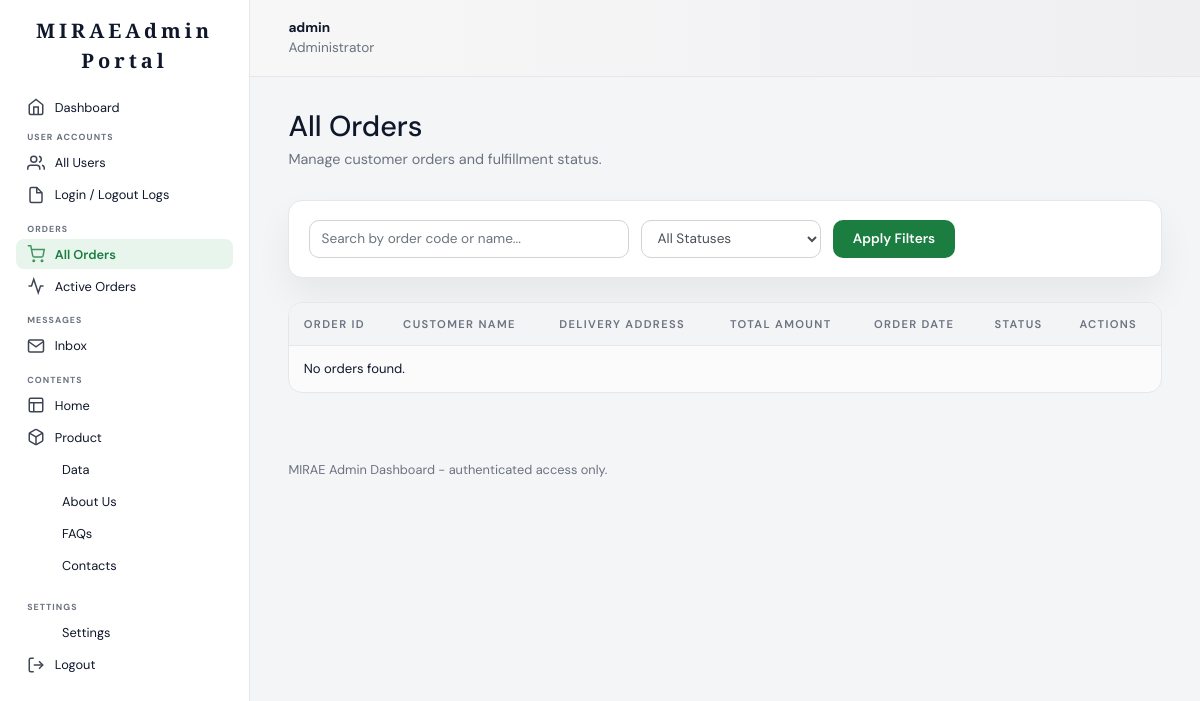
The page /admin/orders.php (signed in) on the database as committed earlier.
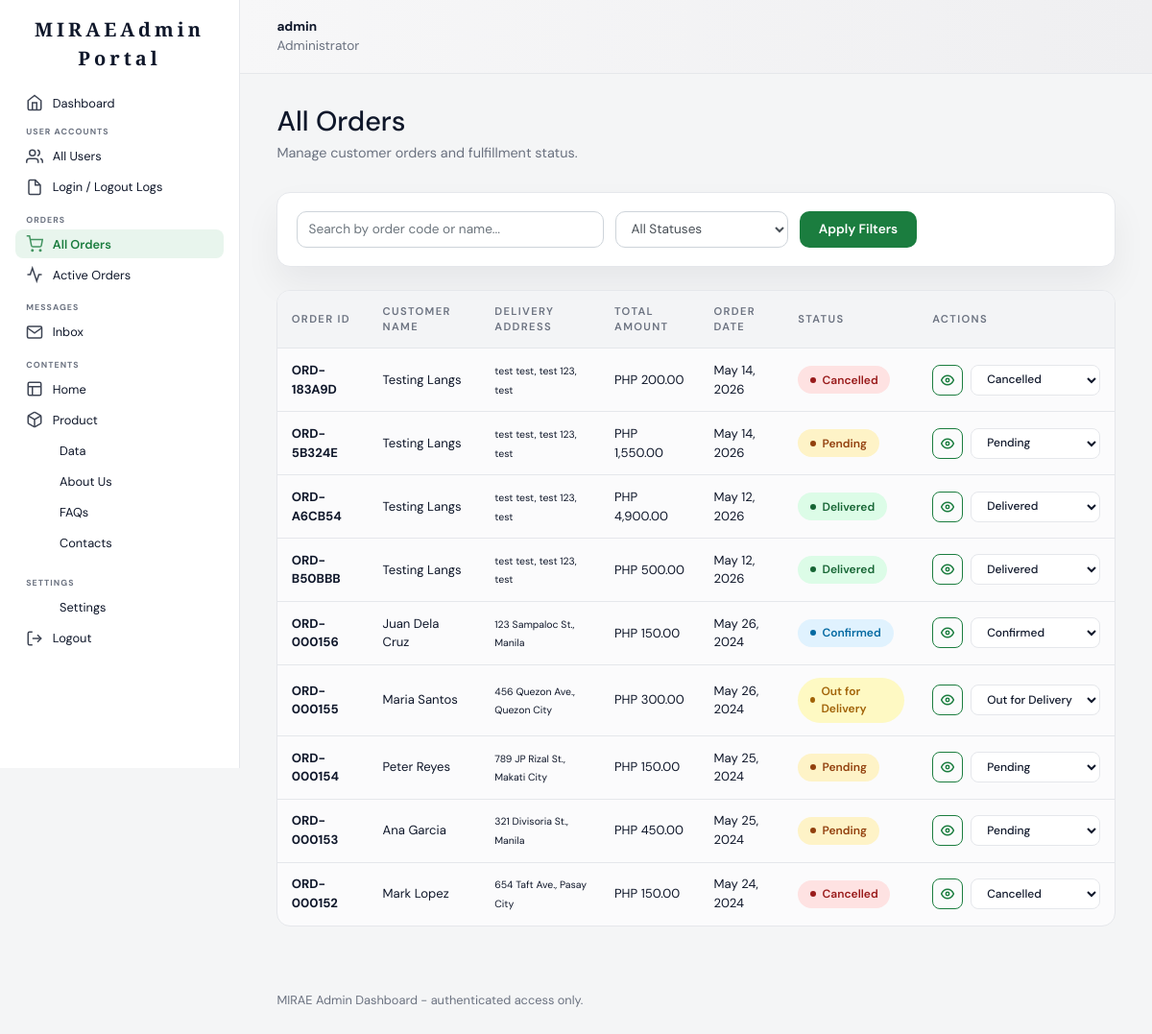
The same page on the database as committed later.
### tables this page shows
CREATE TABLE `orders` (
  `id` int(11) NOT NULL AUTO_INCREMENT,
  `order_code` varchar(50) NOT NULL,
  `customer_id` int(11) NOT NULL,
  `total` decimal(10,2) NOT NULL DEFAULT 0.00,
  `payment_status` enum('Paid','Unpaid') NOT NULL DEFAULT 'Unpaid',
  `payment_method` varchar(100) DEFAULT NULL,
  `order_status` enum('Pending','Confirmed','Out for Delivery','Delivered','Cancelled') NOT NULL DEFAULT 'Pending',
  `shipping_method` varchar(100) DEFAULT NULL,
  `tracking_number` varchar(100) DEFAULT NULL,
  `created_at` timestamp NOT NULL DEFAULT current_timestamp(),
  PRIMARY KEY (`id`),
  UNIQUE KEY `order_code` (`order_code`),
  KEY `customer_id` (`customer_id`),
  CONSTRAINT `orders_ibfk_1` FOREIGN KEY (`customer_id`) REFERENCES `customers` (`id`) ON DELETE CASCADE
);

CREATE TABLE `customers` (
  `id` int(11) NOT NULL AUTO_INCREMENT,
  `name` varchar(255) NOT NULL,
  `email` varchar(255) NOT NULL,
  `password` varchar(255) NOT NULL,
  `phone` varchar(20) DEFAULT NULL,
  `address` text DEFAULT NULL,
  `city` varchar(100) DEFAULT NULL,
  `province` varchar(100) DEFAULT NULL,
  `postal_code` varchar(20) DEFAULT NULL,
  `status` enum('Active','Inactive') NOT NULL DEFAULT 'Active',
  `notes` text DEFAULT NULL,
  `created_at` timestamp NOT NULL DEFAULT current_timestamp(),
  `last_login` timestamp NULL DEFAULT NULL,
  `last_logout` timestamp NULL DEFAULT NULL,
  PRIMARY KEY (`id`),
  UNIQUE KEY `email` (`email`)
);

### admin/orders.php (the view, shortened to what the changed rows need)
<?php
require_once __DIR__ . '/../config/db.php';
$statusFilter = isset($_GET['status']) ? $_GET['status'] : '';
$whereClauses = [];
$whereSql = count($whereClauses) > 0 ? "WHERE " . implode(' AND ', $whereClauses) : '';
$orders = [];
$sql = "SELECT o.id, o.order_code, o.payment_status, o.payment_method, o.order_status, o.shipping_method, o.total,
        o.created_at, c.name, c.address, c.city
        FROM orders o
        INNER JOIN customers c ON c.id = o.customer_id
        $whereSql
        ORDER BY o.created_at DESC";
if ($result = $conn->query($sql)) {
    while ($row = $result->fetch_assoc()) {
        $orders[] = $row;
    }
}
include __DIR__ . '/includes/header.php';
include __DIR__ . '/includes/sidebar.php';
?>
<main class="admin-content">
    <div class="page-header">
        <h1><?php echo $statusFilter === 'active' ? 'Active Orders' : 'All Orders'; ?></h1>
    </div>
    <div class="table-wrap">
        <table>
            <thead>
                <tr>
                    <th>Order ID</th>
                    <th>Customer Name</th>
                    <th>Delivery Address</th>
                    <th>Total Amount</th>
                    <th>Order Date</th>
                    <th>Status</th>
                    <th>Actions</th>
                </tr>
            </thead>
            <tbody>
                <?php if (!$orders) : ?>
                    <tr><td colspan="7">No orders found.</td></tr>
                <?php else : ?>
                    <?php foreach ($orders as $order) : ?>
                        <?php
                        $statusClass = 'status-' . strtolower(str_replace(' ', '-', $order['order_status']));
                        if ($order['order_status'] === 'Delivered') $statusClass = 'status-completed';
                        if ($order['order_status'] === 'Cancelled') $statusClass = 'status-cancelled';
                        ?>
                        <tr>
                            <td><strong><?php echo htmlspecialchars($order['order_code']); ?></strong></td>
                            <td><?php echo htmlspecialchars($order['name']); ?></td>
                            <td>
                                <small><?php echo htmlspecialchars($order['address']); ?>, <?php echo htmlspecialchars($order['city']); ?></small>
                            </td>
                            <td>PHP <?php echo number_format((float) $order['total'], 2); ?></td>
                            <td><?php echo htmlspecialchars(date('M d, Y', strtotime($order['created_at']))); ?></td>
                            <td><span class="status-pill <?php echo $statusClass; ?>"><?php echo htmlspecialchars($order['order_status']); ?></span></td>
                            <td>
                                <div class="icon-actions">
                                    <a href="view_order.php?id=<?php echo $order['id']; ?>" class="btn btn-outline-primary btn-sm" title="View Details">
                                        <svg viewBox="0 0 24 24" width="14" height="14" fill="none" stroke="currentColor" stroke-width="2.5"><path d="M1 12s4-8 11-8 11 8 11 8-4 8-11 8-11-8-11-8z"></path><circle cx="12" cy="12" r="3"></circle></svg>
                                    </a>
                                    <select class="status-select" onchange="updateStatus(<?php echo $order['id']; ?>, this.value)">
                                        <option value="Pending" <?php echo $order['order_status'] === 'Pending' ? 'selected' : ''; ?>>Pending</option>
                                        <option value="Confirmed" <?php echo $order['order_status'] === 'Confirmed' ? 'selected' : ''; ?>>Confirmed</option>
                                        <option value="Out for Delivery" <?php echo $order['order_status'] === 'Out for Delivery' ? 'selected' : ''; ?>>Out for Delivery</option>
                                        <option value="Delivered" <?php echo $order['order_status'] === 'Delivered' ? 'selected' : ''; ?>>Delivered</option>
                                        <option value="Cancelled" <?php echo $order['order_status'] === 'Cancelled' ? 'selected' : ''; ?>>Cancelled</option>
                                    </select>
                                </div>
                            </td>
                        </tr>
                    <?php endforeach; ?>
                <?php endif; ?>
            </tbody>
        </table>
    </div>
</main>
<?php include __DIR__ . '/includes/footer.php'; ?>

Rows that differ between the two databases and show on the page:
added orders: order_code "ORD-183A9D", customer.name "Testing Langs", customer.address "test test, test 123", customer.city "test", total "200.00", created_at "May 14, 2026", order_status "Cancelled", order_status+id "Cancelled"
added orders: order_code "ORD-5B324E", customer.name "Testing Langs", customer.address "test test, test 123", customer.city "test", total "1,550.00", created_at "May 14, 2026", order_status "Pending", order_status+id "Pending"
added orders: order_code "ORD-A6CB54", customer.name "Testing Langs", customer.address "test test, test 123", customer.city "test", total "4,900.00", created_at "May 12, 2026", order_status "Delivered", order_status+id "Delivered"
added orders: order_code "ORD-B50BBB", customer.name "Testing Langs", customer.address "test test, test 123", customer.city "test", total "500.00", created_at "May 12, 2026", order_status "Delivered", order_status+id "Delivered"
added orders: order_code "ORD-000156", customer.name "Juan Dela Cruz", customer.address "123 Sampaloc St.", customer.city "Manila", total "150.00", created_at "May 26, 2024", order_status "Confirmed", order_status+id "Confirmed"
added orders: order_code "ORD-000155", customer.name "Maria Santos", customer.address "456 Quezon Ave.", customer.city "Quezon City", total "300.00", created_at "May 26, 2024", order_status "Out for Delivery", order_status+id "Out for Delivery"
added orders: order_code "ORD-000154", customer.name "Peter Reyes", customer.address "789 JP Rizal St.", customer.city "Makati City", total "150.00", created_at "May 25, 2024", order_status "Pending", order_status+id "Pending"
added orders: order_code "ORD-000153", customer.name "Ana Garcia", customer.address "321 Divisoria St.", customer.city "Manila", total "450.00", created_at "May 25, 2024", order_status "Pending", order_status+id "Pending"
added orders: order_code "ORD-000152", customer.name "Mark Lopez", customer.address "654 Taft Ave.", customer.city "Pasay City", total "150.00", created_at "May 24, 2024", order_status "Cancelled", order_status+id "Cancelled"
Other text that changed with them:
text no longer shown: "No orders found."
